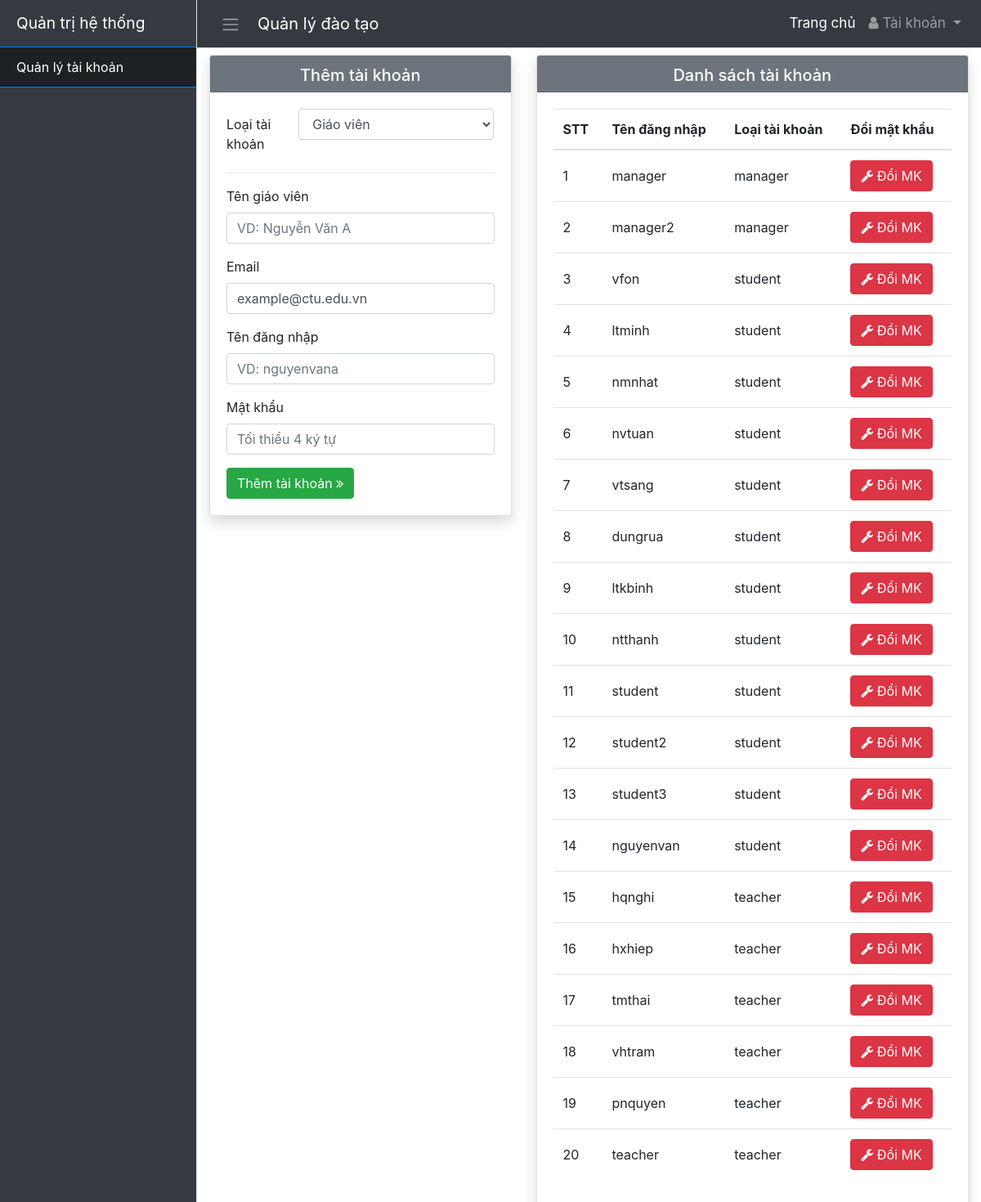
/views/admin (signed in), run on the app's committed database.
### tables this page shows
CREATE TABLE `accounts` (
  `id` int(11) NOT NULL,
  `username` varchar(50) NOT NULL,
  `password` varchar(200) DEFAULT NULL,
  `role` varchar(50) DEFAULT 'student'
);

### php/account/admin_get_all.php (the view)
<?php
	if (isset($_SESSION['logged_role']) && $_SESSION['logged_role'] == 'admin') {
		require_once '../../php/connection.php';
		$sql = "SELECT * FROM accounts WHERE role != 'admin' ORDER BY role";
		$result = $conn->query($sql);
		$i = 1;
		while ($row = $result->fetch_assoc()) {
			echo
			'<tr>
				<td>'.$i++.'</td>
				<td>'.$row['username'].'</td>
				<td>'.$row['role'].'</td>
				<td>
					<button data-toggle="modal" data-target="#modal-change-password"
						onclick="passIdToModal('.$row['id'].')" type="button" class="btn btn-danger"
					>
						<i class="fa fa-wrench" aria-hidden="true"></i> Đổi MK
					</button>
				</td>
			</tr>';
		}
	}
?>

### assets/css/sidebar.css (style rules this page uses)
body { overflow-x: hidden; }

### assets/css/main.css (style rules this page uses)
* { margin: 0; padding: 0; box-sizing: border-box; }
body, html { height: 100%; }
.table > tbody > tr > td { vertical-align: middle; }

### views/template/header.php (style rules this page uses)
.table > tbody > tr > td { vertical-align: middle; }

### data on the page
accounts: username "manager", role "manager"
accounts: username "manager2", role "manager"
accounts: username "vfon", role "student"
accounts: username "ltminh", role "student"
accounts: username "nmnhat", role "student"
accounts: username "nvtuan", role "student"
accounts: username "vtsang", role "student"
accounts: username "dungrua", role "student"
accounts: username "ltkbinh", role "student"
accounts: username "ntthanh", role "student"
accounts: username "student", role "student"
accounts: username "student2", role "student"
accounts: username "student3", role "student"
accounts: username "nguyenvan", role "student"
accounts: username "hqnghi", role "teacher"
accounts: username "hxhiep", role "teacher"
accounts: username "tmthai", role "teacher"
accounts: username "vhtram", role "teacher"
accounts: username "pnquyen", role "teacher"
accounts: username "teacher", role "teacher"
